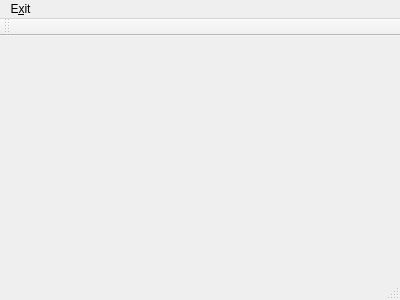
<?xml version="1.0" encoding="UTF-8"?>
<ui version="4.0">
 <class>MainWindow</class>
 <widget class="QMainWindow" name="MainWindow">
  <property name="geometry">
   <rect>
    <x>0</x>
    <y>0</y>
    <width>400</width>
    <height>300</height>
   </rect>
  </property>
  <property name="windowTitle">
   <string>MainWindow</string>
  </property>
  <widget class="QWidget" name="centralWidget"/>
  <widget class="QMenuBar" name="menuBar">
   <property name="geometry">
    <rect>
     <x>0</x>
     <y>0</y>
     <width>400</width>
     <height>21</height>
    </rect>
   </property>
   <widget class="QMenu" name="menuE_xit">
    <property name="title">
     <string>E&amp;xit</string>
    </property>
   </widget>
   <addaction name="menuE_xit"/>
  </widget>
  <widget class="QToolBar" name="mainToolBar">
   <attribute name="toolBarArea">
    <enum>TopToolBarArea</enum>
   </attribute>
   <attribute name="toolBarBreak">
    <bool>false</bool>
   </attribute>
  </widget>
  <widget class="QStatusBar" name="statusBar"/>
 </widget>
 <layoutdefault spacing="6" margin="11"/>
 <resources/>
 <connections/>
</ui>
